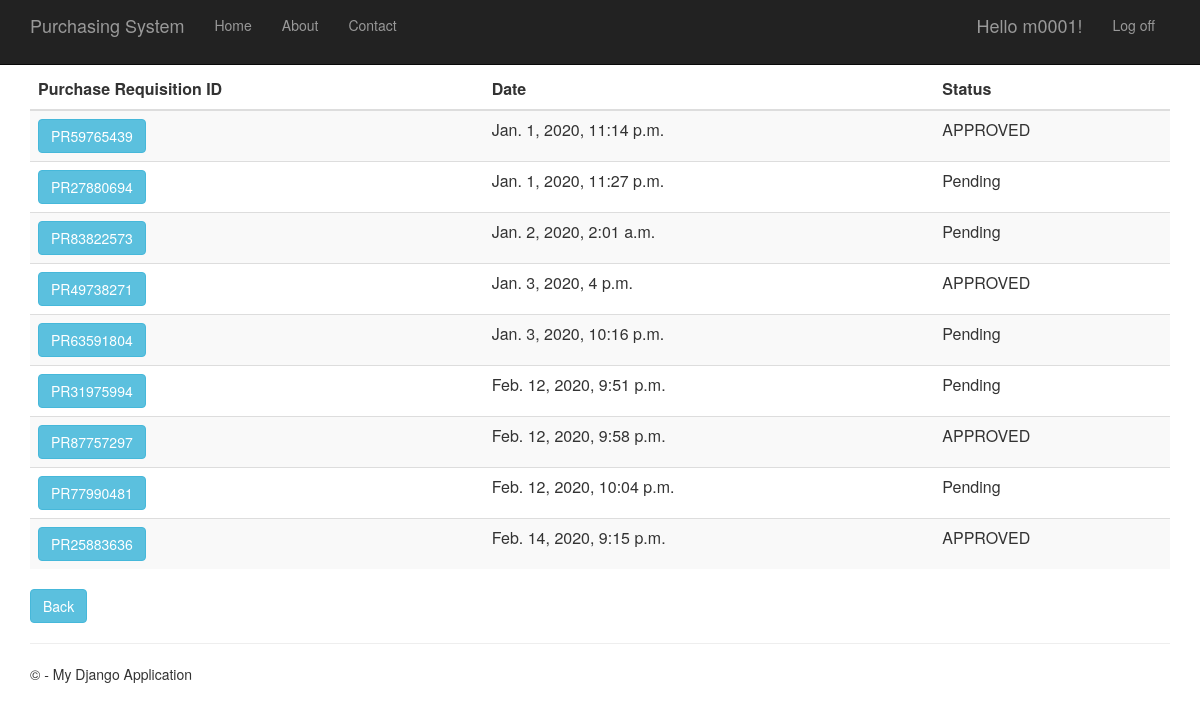
The page /purchaserequisitionhistory (signed in) on the database its author committed.
### PurchaseRequisition/models.py (models this page shows)
class PurchaseRequisition(models.Model):
    pr_id= models.CharField(max_length=10, primary_key=True) #takes character
    description= models.TextField(null=True,default=None, blank=True)
    time_created= models.DateTimeField()
    total_price= models.DecimalField(max_digits=10, decimal_places=2, default=Decimal('0.00'))
    status= models.TextField(max_length=10, default="Pending")
    person_id = models.ForeignKey(Person)
    def __str__(self):
        return str(self.pr_id)

### PurchaseRequisition/views.py (the view)
# urls.py: url(r'^purchaserequisitionhistory', PurchaseRequisition.views.purchaserequisitionhistory, name="purchase_requisition_history"),
def purchaserequisitionhistory(request):
    purchase_requisitions = PurchaseRequisition.objects.all()
    print(purchase_requisitions)
    context = {
            'title':'Purchase Requisition History',
            'rows':purchase_requisitions
        }
    return render(request,'PurchaseRequisition/purchaserequisitionhistory.html',context)

### PurchaseRequisition/templates/PurchaseRequisition/purchaserequisitionhistory.html
﻿{% extends "app/layout.html" %}
{% block content %}
<div class="purchaseorderhistory margintop" action="menu" >
    <form action="purchaserequisitionhistorydetails" method="GET">
        <table class="table table-striped margintop">
          <thead>
            <tr>
              <th scope="col">Purchase Requisition ID</th>
              <th scope="col">Date</th>
              <th scope="col">Status</th>
            </tr>
          </thead>
          <tbody>
              {% for r in rows %}
            <tr>
                 <td><button type="submit" name="pr_id" value="{{r.pr_id}}" class="btn btn-info" >{{r.pr_id}}</button></td>
                 <td>{{r.time_created}}</td>
                 <td>{{r.status}}</td>
            </tr>
              {% endfor %}
          </tbody>
        </table>
    </form>
       <form action="menu">
        <div class="margintop">
            <button type="submit" class="btn btn-info" >Back</button>
        </div>
    </form>
</div>
{% endblock %}

### app/templates/app/loginpartial.html (shortened to what this page needs)
{% if user.is_authenticated %}
<form id="logoutForm" action="/logout" method="post" class="navbar-right">
    <ul class="nav navbar-nav navbar-right">
        <li><span class="navbar-brand">Hello {{ user.username }}!</span></li>
        <li><a href="javascript:document.getElementById('logoutForm').submit()">Log off</a></li>
    </ul>
</form>
{% else %}
<ul class="nav navbar-nav navbar-right">
    <li><a href="{% url 'login' %}">Log in</a></li>
</ul>
{% endif %}

### app/static/app/content/site.css (style rules this page uses)
body { padding-top: 50px; padding-bottom: 20px; }

### rows shown on the page
PurchaseRequisition: pr_id "PR59765439", time_created "Jan. 1, 2020, 11:14 p.m.", status "APPROVED"
PurchaseRequisition: pr_id "PR27880694", time_created "Jan. 1, 2020, 11:27 p.m.", status "Pending"
PurchaseRequisition: pr_id "PR83822573", time_created "Jan. 2, 2020, 2:01 a.m.", status "Pending"
PurchaseRequisition: pr_id "PR49738271", time_created "Jan. 3, 2020, 4 p.m.", status "APPROVED"
PurchaseRequisition: pr_id "PR63591804", time_created "Jan. 3, 2020, 10:16 p.m.", status "Pending"
PurchaseRequisition: pr_id "PR31975994", time_created "Feb. 12, 2020, 9:51 p.m.", status "Pending"
PurchaseRequisition: pr_id "PR87757297", time_created "Feb. 12, 2020, 9:58 p.m.", status "APPROVED"
PurchaseRequisition: pr_id "PR77990481", time_created "Feb. 12, 2020, 10:04 p.m.", status "Pending"
PurchaseRequisition: pr_id "PR25883636", time_created "Feb. 14, 2020, 9:15 p.m.", status "APPROVED"

### other values the page prints
{{ user.username }} "m0001"
